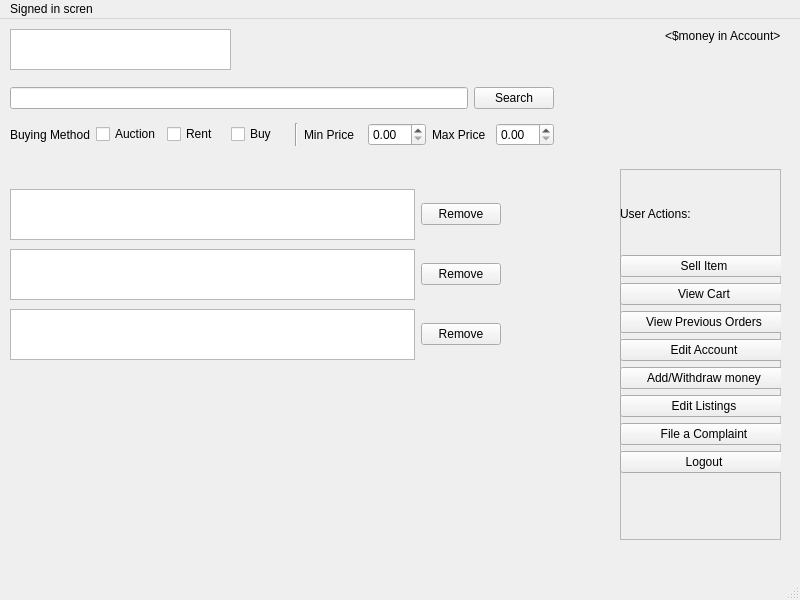
<?xml version="1.0" encoding="UTF-8"?>
<ui version="4.0">
 <class>MainWindow</class>
 <widget class="QMainWindow" name="MainWindow">
  <property name="geometry">
   <rect>
    <x>0</x>
    <y>0</y>
    <width>800</width>
    <height>600</height>
   </rect>
  </property>
  <property name="windowTitle">
   <string>MainWindow</string>
  </property>
  <widget class="QWidget" name="centralwidget">
   <widget class="QGraphicsView" name="Logo">
    <property name="geometry">
     <rect>
      <x>10</x>
      <y>10</y>
      <width>221</width>
      <height>41</height>
     </rect>
    </property>
   </widget>
   <widget class="QFrame" name="frame">
    <property name="geometry">
     <rect>
      <x>620</x>
      <y>150</y>
      <width>161</width>
      <height>371</height>
     </rect>
    </property>
    <property name="frameShape">
     <enum>QFrame::StyledPanel</enum>
    </property>
    <property name="frameShadow">
     <enum>QFrame::Raised</enum>
    </property>
    <widget class="QWidget" name="layoutWidget">
     <property name="geometry">
      <rect>
       <x>0</x>
       <y>10</y>
       <width>168</width>
       <height>294</height>
      </rect>
     </property>
     <layout class="QVBoxLayout" name="verticalLayout_4">
      <item>
       <widget class="QLabel" name="label_2">
        <property name="text">
         <string>User Actions:</string>
        </property>
       </widget>
      </item>
      <item>
       <widget class="QPushButton" name="sell_button">
        <property name="text">
         <string>Sell Item</string>
        </property>
       </widget>
      </item>
      <item>
       <widget class="QPushButton" name="cart_button">
        <property name="text">
         <string>View Cart</string>
        </property>
       </widget>
      </item>
      <item>
       <widget class="QPushButton" name="previous_orders_button">
        <property name="text">
         <string>View Previous Orders</string>
        </property>
       </widget>
      </item>
      <item>
       <widget class="QPushButton" name="edit_account_button">
        <property name="text">
         <string>Edit Account</string>
        </property>
       </widget>
      </item>
      <item>
       <widget class="QPushButton" name="withdraw_button">
        <property name="text">
         <string>Add/Withdraw money</string>
        </property>
       </widget>
      </item>
      <item>
       <widget class="QPushButton" name="edit_listings_button">
        <property name="text">
         <string>Edit Listings</string>
        </property>
       </widget>
      </item>
      <item>
       <widget class="QPushButton" name="complaint_button">
        <property name="text">
         <string>File a Complaint</string>
        </property>
       </widget>
      </item>
      <item>
       <widget class="QPushButton" name="signin_button">
        <property name="text">
         <string>Logout</string>
        </property>
       </widget>
      </item>
     </layout>
    </widget>
   </widget>
   <widget class="QWidget" name="layoutWidget">
    <property name="geometry">
     <rect>
      <x>10</x>
      <y>60</y>
      <width>544</width>
      <height>76</height>
     </rect>
    </property>
    <layout class="QVBoxLayout" name="verticalLayout">
     <item>
      <layout class="QHBoxLayout" name="horizontalLayout_3">
       <item>
        <widget class="QLineEdit" name="SearchInputBar"/>
       </item>
       <item>
        <widget class="QPushButton" name="SearchSubmissionButton">
         <property name="text">
          <string>Search</string>
         </property>
        </widget>
       </item>
      </layout>
     </item>
     <item>
      <layout class="QHBoxLayout" name="horizontalLayout">
       <item>
        <widget class="QLabel" name="label">
         <property name="text">
          <string>Buying Method</string>
         </property>
        </widget>
       </item>
       <item>
        <widget class="QCheckBox" name="AuctioncheckBox">
         <property name="text">
          <string>Auction</string>
         </property>
        </widget>
       </item>
       <item>
        <widget class="QCheckBox" name="rentcheckbox">
         <property name="text">
          <string>Rent</string>
         </property>
        </widget>
       </item>
       <item>
        <widget class="QCheckBox" name="Buycheckbox">
         <property name="text">
          <string>Buy</string>
         </property>
        </widget>
       </item>
       <item>
        <widget class="Line" name="line">
         <property name="orientation">
          <enum>Qt::Vertical</enum>
         </property>
        </widget>
       </item>
       <item>
        <widget class="QLabel" name="MinLabel">
         <property name="text">
          <string>Min Price</string>
         </property>
        </widget>
       </item>
       <item>
        <widget class="QDoubleSpinBox" name="MindoubleSpinBox"/>
       </item>
       <item>
        <widget class="QLabel" name="MinLabel_2">
         <property name="text">
          <string>Max Price</string>
         </property>
        </widget>
       </item>
       <item>
        <widget class="QDoubleSpinBox" name="MindoubleSpinBox_2"/>
       </item>
      </layout>
     </item>
    </layout>
   </widget>
   <widget class="QWidget" name="layoutWidget">
    <property name="geometry">
     <rect>
      <x>570</x>
      <y>10</y>
      <width>211</width>
      <height>15</height>
     </rect>
    </property>
    <layout class="QHBoxLayout" name="horizontalLayout_2">
     <item>
      <widget class="QLabel" name="first_name_text">
       <property name="text">
        <string>&lt;FirstName&gt;</string>
       </property>
      </widget>
     </item>
     <item>
      <widget class="QLabel" name="money_text">
       <property name="text">
        <string>&lt;$money in Account&gt;</string>
       </property>
      </widget>
     </item>
    </layout>
   </widget>
   <widget class="QWidget" name="layoutWidget_2">
    <property name="geometry">
     <rect>
      <x>10</x>
      <y>230</y>
      <width>491</width>
      <height>51</height>
     </rect>
    </property>
    <layout class="QHBoxLayout" name="horizontalLayout_5">
     <item>
      <widget class="QTableView" name="tableView_2"/>
     </item>
     <item>
      <widget class="QPushButton" name="pushButton_2">
       <property name="text">
        <string>Remove</string>
       </property>
      </widget>
     </item>
    </layout>
   </widget>
   <widget class="QWidget" name="layoutWidget_3">
    <property name="geometry">
     <rect>
      <x>10</x>
      <y>290</y>
      <width>491</width>
      <height>51</height>
     </rect>
    </property>
    <layout class="QHBoxLayout" name="horizontalLayout_6">
     <item>
      <widget class="QTableView" name="tableView_3"/>
     </item>
     <item>
      <widget class="QPushButton" name="pushButton_3">
       <property name="text">
        <string>Remove</string>
       </property>
      </widget>
     </item>
    </layout>
   </widget>
   <widget class="QWidget" name="">
    <property name="geometry">
     <rect>
      <x>10</x>
      <y>170</y>
      <width>491</width>
      <height>51</height>
     </rect>
    </property>
    <layout class="QHBoxLayout" name="horizontalLayout_4">
     <item>
      <widget class="QTableView" name="tableView"/>
     </item>
     <item>
      <widget class="QPushButton" name="pushButton">
       <property name="text">
        <string>Remove</string>
       </property>
      </widget>
     </item>
    </layout>
   </widget>
   <zorder>layoutWidget</zorder>
   <zorder>frame</zorder>
   <zorder>layoutWidget</zorder>
   <zorder>Logo</zorder>
   <zorder>pushButton</zorder>
   <zorder>tableView</zorder>
   <zorder>layoutWidget_2</zorder>
   <zorder>layoutWidget_3</zorder>
  </widget>
  <widget class="QMenuBar" name="menubar">
   <property name="geometry">
    <rect>
     <x>0</x>
     <y>0</y>
     <width>800</width>
     <height>22</height>
    </rect>
   </property>
   <widget class="QMenu" name="menuSigned_in_scren">
    <property name="title">
     <string>Signed in scren</string>
    </property>
   </widget>
   <addaction name="menuSigned_in_scren"/>
  </widget>
  <widget class="QStatusBar" name="statusbar"/>
 </widget>
 <resources/>
 <connections/>
</ui>
